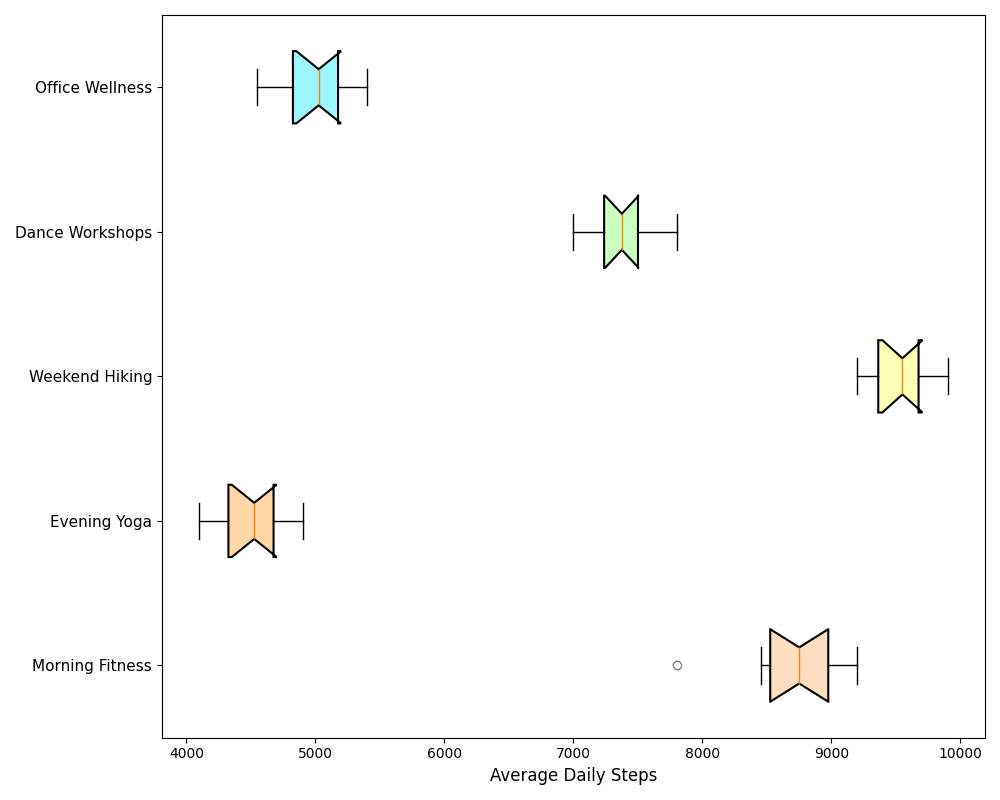

The Python source for this figure:
import matplotlib.pyplot as plt
import numpy as np

programs = ['Morning Fitness', 'Evening Yoga', 'Weekend Hiking', 'Dance Workshops', 'Office Wellness']
steps_data = [
    [8500, 8700, 7800, 9000, 8800, 8900, 8600, 9100, 9200, 8450],
    [4500, 4200, 4100, 4600, 4700, 4900, 4300, 4800, 4400, 4550],
    [9500, 9600, 9400, 9300, 9200, 9800, 9900, 9700, 9350, 9600],
    [7000, 7500, 7200, 7100, 7350, 7600, 7800, 7400, 7500, 7350],
    [5000, 4800, 4700, 5100, 5200, 5400, 4550, 4900, 5050, 5250]
]

fig, ax = plt.subplots(figsize=(10, 8))
box = ax.boxplot(steps_data, vert=False, patch_artist=True, notch=True, whis=1.5)

colors = ['#FFDDC1', '#FFD6A5', '#FDFFB6', '#CAFFBF', '#9BF6FF']
for patch, color in zip(box['boxes'], colors):
    patch.set_facecolor(color)
    patch.set_edgecolor('black')
    patch.set_linewidth(1.5)

for flier in box['fliers']:
    flier.set(marker='o', color='red', alpha=0.5)

ax.set_yticklabels(programs, fontsize=11)
ax.set_xlabel('Average Daily Steps', fontsize=12)

plt.tight_layout()
plt.show()
